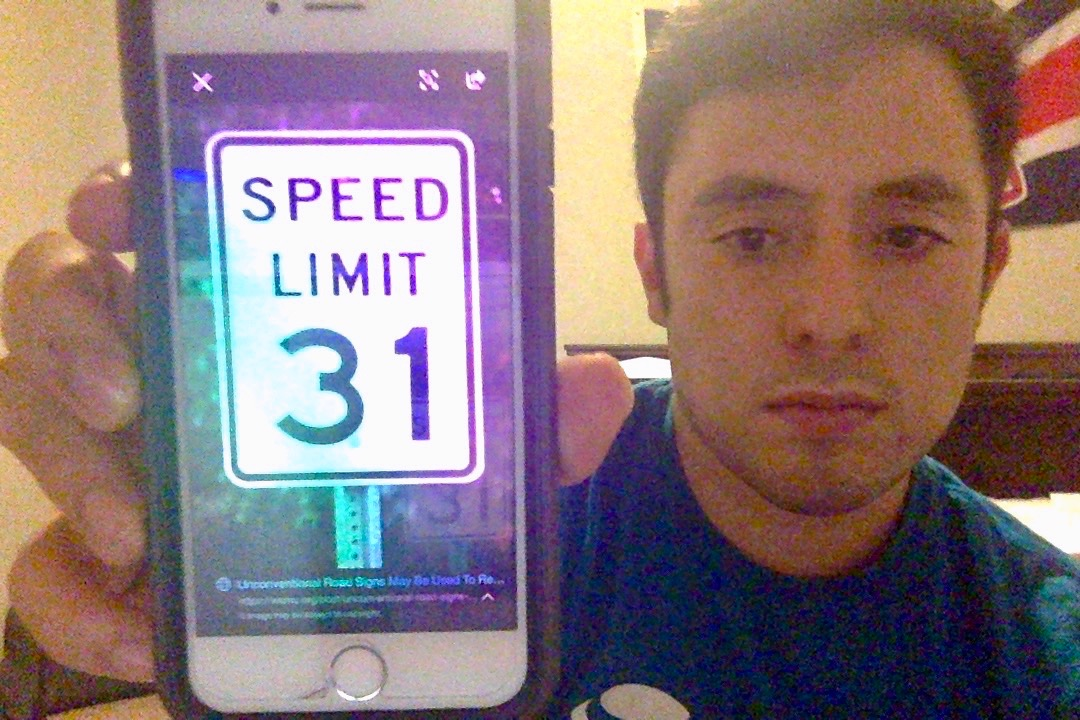
#> input picture speed_limit_31.jpg, 1080 x 720 px
$ python -i DetectSign.py   (imports and definitions only)   (older library calls are emulated)
#> lines starting #> are read from the running program, lines starting #| are printed output that depends on the picture; after the words box and inside, x2 and y2 are one past the last pixel; in counts of white or black regions, pixels touching at a corner belong together
### DetectSpeedLimit.py
import cv2
import os

import DetectChars
import DetectSigns


class DetectSpeedLimit:

    def __init__(self, readFromImg=4):
        self.SCALAR_BLACK = (0.0, 0.0, 0.0)
        self.SCALER_WHITE = (255.0, 255.0, 255.0)
        self.SCALAR_YELLOW = (0.0, 255.0, 255.0)
        self.SCALAR_GREEN = (0.0, 255.0, 0.0)
        self.SCALAR_RED = (0.0, 0.0, 255.0)
        self.readSpeedLimit = None
        if readFromImg == 0:
            self.readFromStaticImage()
        else:
            blnkKNNTrainingSuccessful = DetectChars.loadKNNDataAndTrainKNN()

            if not blnkKNNTrainingSuccessful:
                print("\nError: KNN training was not successful\n")
                return
        # if readFromImg == 1:
            # self.readFromFrame(frame)

    # [132 lines left out: functions drawRedRectangleAroundSign, writeSpeedLimitCharsOnImage, readFromStaticImage, readVideo, readFromFrame, not called in this run]

### DetectChars.py
import cv2
import numpy as np
import math

from DetectSpeedLimit import *
import ImageProcessing
import PossibleChar
import os


KNearest = cv2.ml.KNearest_create()

# constants for checkIfPossibleChar, this checks one possible char only (does not compare to another char)
MIN_PIXEL_WIDTH = 2
MIN_PIXEL_HEIGHT = 8

MIN_ASPECT_RATIO = 0.25
MAX_ASPECT_RATIO = 1.0

MIN_PIXEL_AREA = 200

# constants for comparing two chars
MIN_DIAG_SIZE_MULTIPLE_AWAY = 0.3
MAX_DIAG_SIZE_MULTIPLE_AWAY = 5.0

MAX_CHANGE_IN_AREA = 0.5

MAX_CHANGE_IN_WIDTH = 0.8
MAX_CHANGE_IN_HEIGHT = 0.2

MAX_ANGLE_BETWEEN_CHARS = 12.0

# other constants
MIN_NUMBER_OF_MATCHING_CHARS = 2

RESIZED_CHAR_IMAGE_WIDTH = 20
RESIZED_CHAR_IMAGE_HEIGHT = 30

MIN_CONTOUR_AREA = 100


# Loading in training classifications and training data
def loadKNNDataAndTrainKNN():
    try:
        npaClassifications = np.loadtxt("classifications1.txt", np.float32)
    except:
        print("Error, unable to open classifications.txt, exiting program\n")
        return False

    try:
        npaFlattenedImages = np.loadtxt("flattened_images1.txt", np.float32)
    except:
        print("Error, unable to open flattened_images.txt, exiting program\n")
        os.system("pause")
        return False

    npaClassifications = npaClassifications.reshape((npaClassifications.size, 1))
    KNearest.setDefaultK(1)
    KNearest.train(npaFlattenedImages, cv2.ml.ROW_SAMPLE, npaClassifications)
    return True


# [197 lines left out: functions detectCharsInSign, findPossibleCharsInSign, checkIfPossibleChar, findListOfListsOfMatchingChars, findListOfMatchingChars, distanceBetweenChars and 3 more, not called in this run]

### DetectSign.py
import cv2
import imutils
import numpy as np
import time

from DetectSpeedLimit import *


class DetectSign:
    def __init__(self, frame):
        self.frame = frame
        self.cropFrame = None
        self.DSL = DetectSpeedLimit(1)

        # self.gray = cv2.cvtColor(frame, cv2.COLOR_RGB2GRAY)

    def preProcessFrame(self):
        ratio = self.frame.shape[0]/300.0
#> ratio = 2.4
        orig = self.frame.copy()
        self.frame = imutils.resize(self.frame, height=300)
        # convert the image to grayscale, blur it, and find edges
        gray = cv2. cvtColor(self.frame, cv2.COLOR_BGR2GRAY)
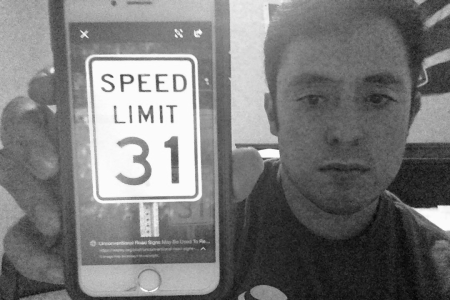
#> gray: shape (300, 450); min 4, max 253, mean 121
        gray = cv2.bilateralFilter(gray, 11, 17, 17)
        self.edged = cv2.Canny(gray, 30, 200)
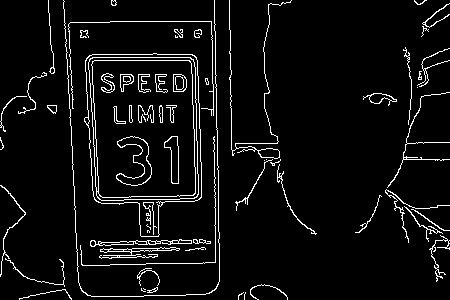
#> self.edged: shape (300, 450); 5.6% white in thin lines or dots
        # cv2.imshow("edge", self.edged)
        # cv2.imshow("edged", edged)

    def findRectangle(self):
        self.preProcessFrame()
        (im2, cnts, _) = cv2.findContours(self.edged.copy(), cv2.RETR_TREE, cv2.CHAIN_APPROX_SIMPLE)
#> cnts = 121 contours, 64 with area under 20; largest, box (x1, y1, x2, y2) and area: (84, 53, 202, 237) 16988, (85, 53, 202, 237) 16943, (88, 57, 199, 201) 14736, (91, 60, 196, 198) 13373, (88, 57, 199, 201) 1344

        cnts = sorted(cnts, key=cv2.contourArea, reverse=True)[:10]
#> cnts = 10 contours; largest, box (x1, y1, x2, y2) and area: (84, 53, 202, 237) 16988, (85, 53, 202, 237) 16943, (88, 57, 199, 201) 14736, (91, 60, 196, 198) 13373, (88, 57, 199, 201) 1344
        screenCnt = None

        if cnts is not None:
            # loop over our contours
            for c in cnts:
                # approximate the contour
                peri = cv2.arcLength(c, True)
                approx = cv2.approxPolyDP(c, 0.02 * peri, True)
                mask = np.zeros((self.frame.shape[0], self.frame.shape[1]))
                out = np.zeros_like(self.frame)
                # if our approximated contour has four points, then
                # we can assume that we have found our screen
                if len(approx) == 4:
                    screenCnt = approx
                    p1 = screenCnt[0][0]
                    p2 = screenCnt[1][0]
                    p3 = screenCnt[2][0]
                    p4 = screenCnt[3][0]

                    if 600/750 - 0.2 < abs((p2[0] - p1[0])/(p3[1] - p1[1] + 0.001)) < 600/750 + 0.2:
                        # print((p2[0] - p1[0])/(p3[1] - p1[1]))
                        cv2.drawContours(self.frame, [screenCnt], -1, (0, 255, 0), 3)
                        cv2.fillConvexPoly(mask, screenCnt, 1)
                        mask = mask.astype(np.bool)
                        self.cropFrame = self.frame[p1[1]:p3[1], p1[0]:p2[0]]
#> this loop made 10 passes
#> (peri, p1, p2, p3, p4) on passes 3 to 4: (491.8, [90, 58], [97, 197], [196, 197], [193, 59]), (468.4, [94, 60], [191, 63], [192, 195], [98, 193])
#> peri on passes 1, 2, 5, 6, 7, 8: 584.6, 599.3, 961.9, 220.4, 218.1, 116.1
#> mask: shape (300, 450) float64; every value is 0
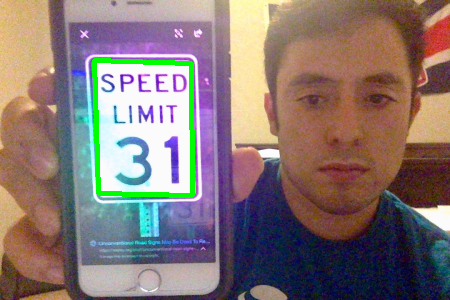
#> self.frame: shape (300, 450, 3); mean R, G, B 134.4, 118.5, 116.4
                        # [5 lines of commented-out code are left out]

        return self.frame


# [10 lines of commented-out code are left out]

>>> import cv2
>>> picture = cv2.cvtColor(cv2.imread('speed_limit_31.jpg'), cv2.COLOR_BGR2RGB)
>>> result = DetectSign(picture).findRectangle()

$ run again, on speed_limit_50.jpg
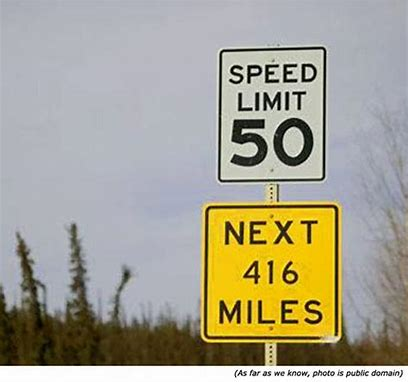
#> input picture speed_limit_50.jpg, 408 x 382 px
#> in preProcessFrame, `self.edged = cv2.Canny(gray, 30, 200)`:
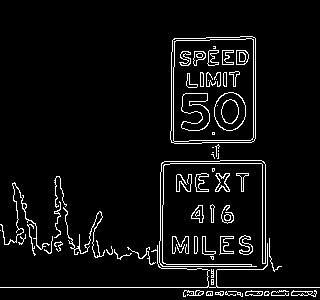
#> self.edged: shape (300, 320); 5.6% white in thin lines or dots, all inside (x1, y1, x2, y2) = (0, 36, 320, 297)
#> in findRectangle, `(im2, cnts, _) = cv2.findContours(self.edged.copy(), cv2.RETR_TREE, cv..`: cnts = 122 contours, 60 with area under 20; largest, box (x1, y1, x2, y2) and area: (170, 36, 256, 144) 8813, (173, 38, 254, 142) 8031, (159, 160, 266, 267) 996, (159, 160, 266, 267) 985, (214, 92, 246, 131) 943
#> in findRectangle, `cnts = sorted(cnts, key=cv2.contourArea, reverse=True)[:10]`: cnts = 10 contours; largest, box (x1, y1, x2, y2) and area: (170, 36, 256, 144) 8813, (173, 38, 254, 142) 8031, (159, 160, 266, 267) 996, (159, 160, 266, 267) 985, (214, 92, 246, 131) 943
#> the loop in findRectangle, `for c in cnts:` made 10 passes
#> (peri, p1, p2, p3, p4) on passes 1 to 2: (375.8, [254, 37], [172, 40], [171, 142], [254, 140]), (359, [251, 38], [253, 137], [174, 141], [174, 42])
#> after the loop in findRectangle, `for c in cnts:`:
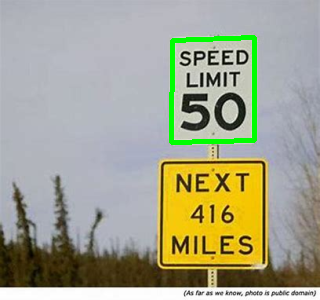
#> self.frame: shape (300, 320, 3); mean R, G, B 163.4, 164.1, 142.3

$ run again, on speed_limit_55.jpg
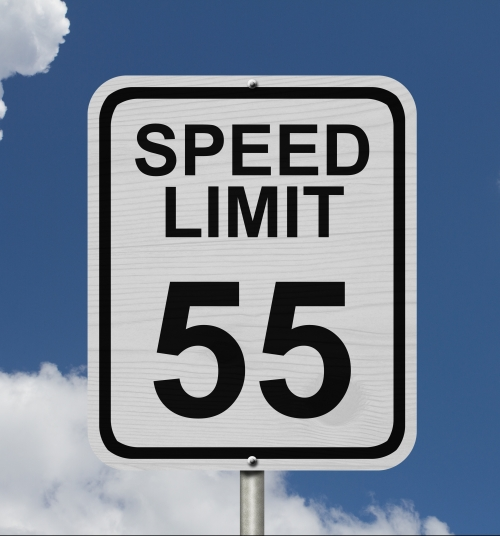
#> input picture speed_limit_55.jpg, 500 x 536 px
#> in preProcessFrame, `self.edged = cv2.Canny(gray, 30, 200)`:
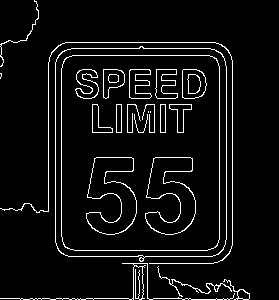
#> self.edged: shape (300, 279); 6% white in thin lines or dots, all inside (x1, y1, x2, y2) = (0, 0, 250, 300)
#> in findRectangle, `(im2, cnts, _) = cv2.findContours(self.edged.copy(), cv2.RETR_TREE, cv..`: cnts = 44 contours, 9 with area under 20; largest, box (x1, y1, x2, y2) and area: (55, 46, 227, 262) 35318, (55, 46, 227, 258) 35276, (61, 55, 220, 251) 30650, (61, 55, 220, 251) 30638, (145, 157, 196, 235) 2226
#> in findRectangle, `cnts = sorted(cnts, key=cv2.contourArea, reverse=True)[:10]`: cnts = 10 contours; largest, box (x1, y1, x2, y2) and area: (55, 46, 227, 262) 35318, (55, 46, 227, 258) 35276, (61, 55, 220, 251) 30650, (61, 55, 220, 251) 30638, (145, 157, 196, 235) 2226
#> the loop in findRectangle, `for c in cnts:` made 10 passes
#> (peri, p1, p2, p3, p4) on passes 1 to 4: (755, [62, 51], [58, 250], [218, 254], [222, 54]), (736.1, [219, 52], [223, 248], [62, 253], [58, 56]), (690.2, [66, 57], [64, 246], [215, 247], [216, 58]), (687.8, [67, 57], [216, 59], [213, 248], [64, 245])
#> after the loop in findRectangle, `for c in cnts:`:
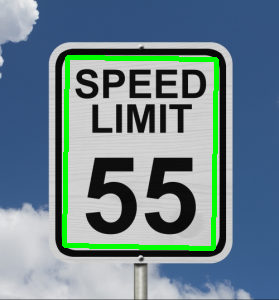
#> self.frame: shape (300, 279, 3); mean R, G, B 108.5, 132, 140

$ run again, on speed_limit_65.jpg
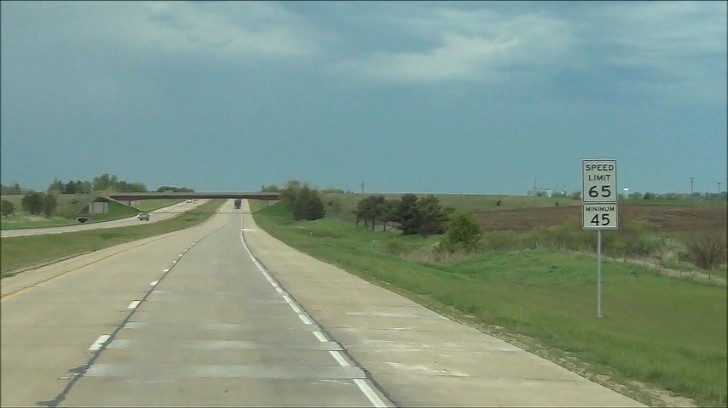
#> input picture speed_limit_65.jpg, 728 x 408 px
#> in preProcessFrame, `self.edged = cv2.Canny(gray, 30, 200)`:
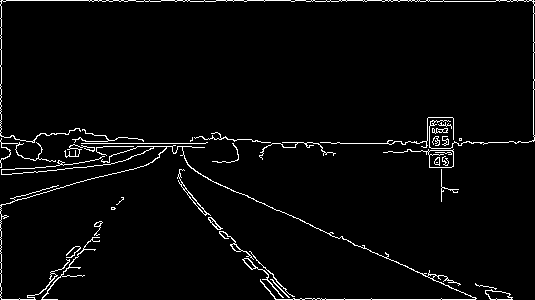
#> self.edged: shape (300, 535); 3.2% white in thin lines or dots
#> in findRectangle, `(im2, cnts, _) = cv2.findContours(self.edged.copy(), cv2.RETR_TREE, cv..`: cnts = 64 contours, 40 with area under 20; largest, box (x1, y1, x2, y2) and area: (383, 149, 454, 168) 414, (428, 150, 454, 168) 406, (0, 145, 477, 300) 236, (485, 289, 513, 300) 176, (485, 290, 512, 300) 164
#> in findRectangle, `cnts = sorted(cnts, key=cv2.contourArea, reverse=True)[:10]`: cnts = 10 contours; largest, box (x1, y1, x2, y2) and area: (383, 149, 454, 168) 414, (428, 150, 454, 168) 406, (0, 145, 477, 300) 236, (485, 289, 513, 300) 176, (485, 290, 512, 300) 164
#> the loop in findRectangle, `for c in cnts:` made 10 passes
#> (peri, p1, p2, p3, p4) on pass 10: (60.33, [188, 192], [206, 213], [205, 214], [187, 194])
#> after the loop in findRectangle, `for c in cnts:`:
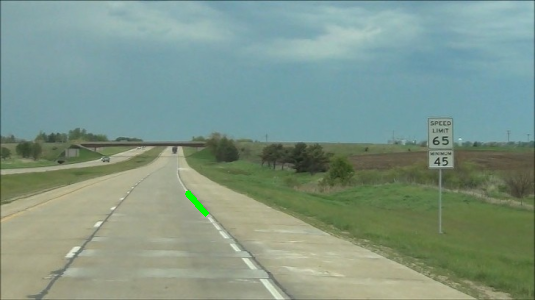
#> self.frame: shape (300, 535, 3); mean R, G, B 127.6, 150.1, 135.8
